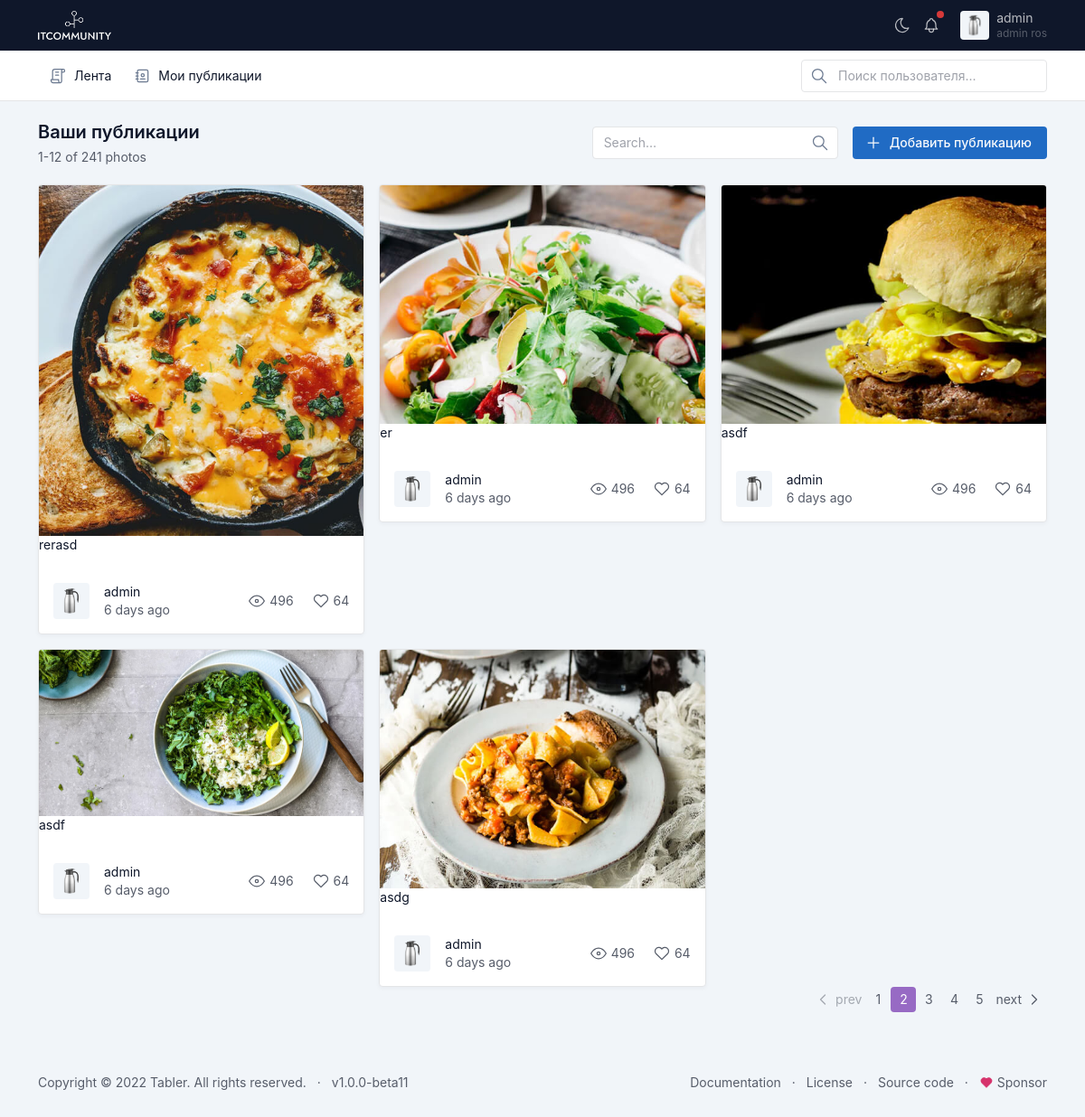
Page /user_posts/ (signed in) on the earlier database version.
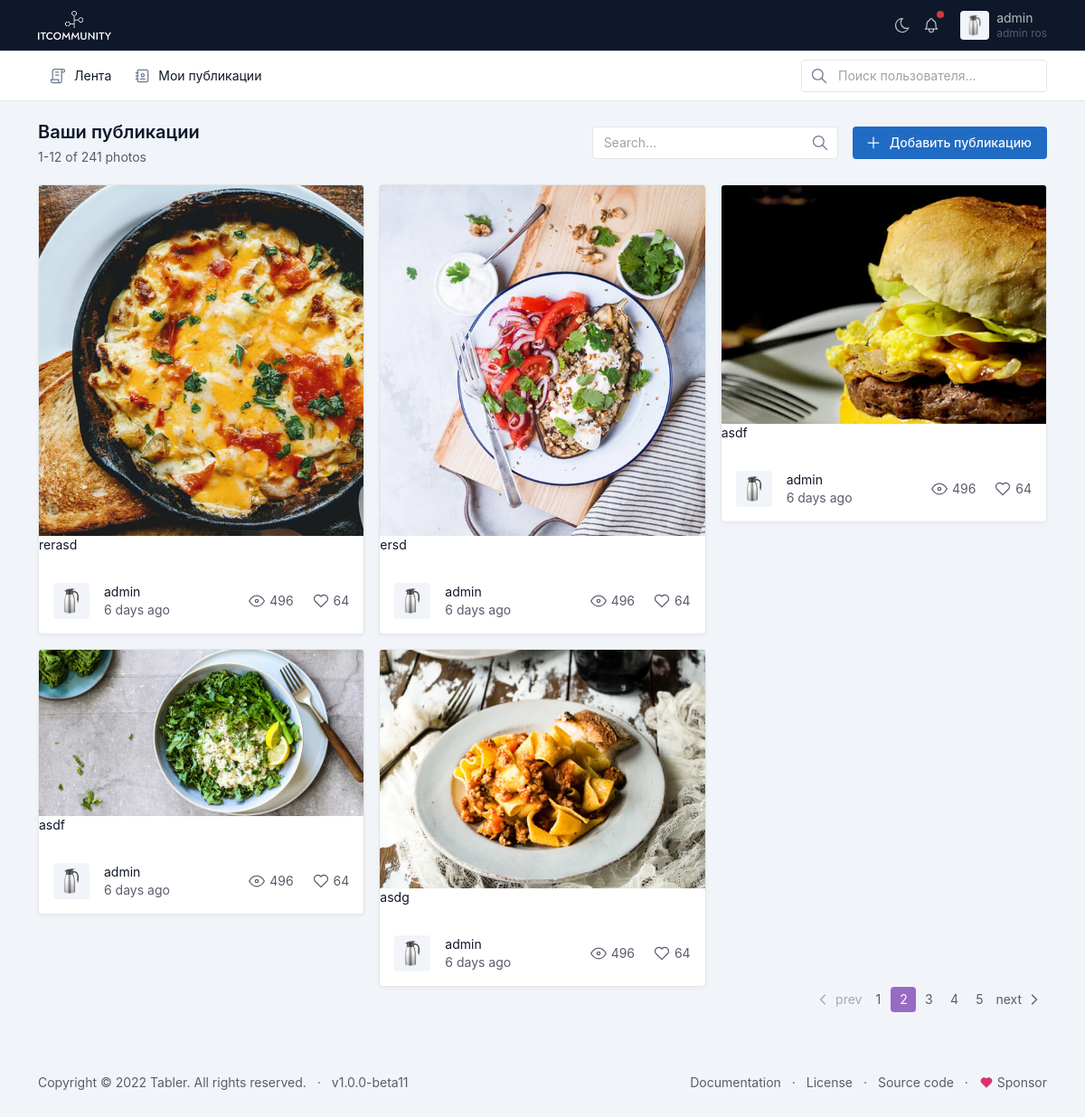
Same page on the later database version.
### apps/accounts/models.py (models this page shows, shortened)
class User(AbstractUser):
    avatar = models.ImageField(
        upload_to="users/avatars/",
        null=True,  # для базы
        blank=True,  # для формы
        verbose_name="Фото профиля"
    )
    birthday = models.DateField("Дата рождения", null=True)
    phone = models.CharField("Номер телефона", max_length=14, null=True)
    following = models.ManyToManyField("self", blank=True, null=True,
                 related_name="followers", symmetrical=False)
    is_private = models.BooleanField(default=False)
    class Meta:
        verbose_name = "Пользователь"
        verbose_name_plural = "Пользователи"

### apps/posts/models.py (models this page shows, shortened)
class Post(models.Model):
    author = models.ForeignKey(User, on_delete=models.CASCADE, related_name="posts")
    image = models.ImageField(upload_to="posts/")
    description = models.TextField()
    is_archive = models.BooleanField(default=False)
    created = models.DateTimeField(auto_now_add=True)
    updated = models.DateTimeField(auto_now=True)
    likes = models.ManyToManyField(
        User,
        related_name="user_likes",
        null=True,
        blank=True
    )
    class Meta:
        verbose_name = "Публикация"
        verbose_name_plural = "Публикации"

### apps/posts/views.py (the view)
# urls.py: path("user_posts/", UserPostsView.as_view(), name="user_posts"),
class UserPostsView(ListView):
    template_name = "user_posts.html"
    model = Post
    def get_queryset(self):
        posts = Post.objects.filter(author=self.request.user)
        return posts
    def get_context_data(self, **kwargs):
        context = super().get_context_data(**kwargs)
        context["form"] = PostCreateForm()
        return context

### apps/posts/forms.py
class PostCreateForm(forms.ModelForm):
    class Meta:
        model = Post
        fields = [
            "image",
            "description",
        ]
        widgets = {
            "image": forms.FileInput(
                attrs = {"class":"form-control"},
            ),
            "description": forms.Textarea(
                attrs= {"class":"form-control"}
            )
        }
        labels = {
            "image": "Изображение",
            "description": "Описание публикации"
        }

### apps/posts/templates/user_posts.html (shortened to what this page needs)
{% extends 'base.html' %}
{% block content %}
<div class="container-xl">
    <div class="page-header d-print-none">
      <div class="row g-2 align-items-center">
        <div class="col">
          <h2 class="page-title">
            Ваши публикации
          </h2>
          <div class="text-muted mt-1">1-12 of 241 photos</div>
        </div>
        <div class="col-12 col-md-auto ms-auto d-print-none">
          <div class="d-flex">
            <div class="me-3">
              <div class="input-icon">
                <input type="text" value="" class="form-control" placeholder="Search…">
                <span class="input-icon-addon">
                </span>
              </div>
            </div>
            <a href="#" class="btn btn-primary" data-bs-toggle="modal" data-bs-target="#modal-report">
              Добавить публикацию
            </a>
          </div>
        </div>
      </div>
    </div>
</div>
<div class="page-body">
    <div class="container-xl">
      <div class="row row-cards">
        {% for post in object_list %}
        <div class="col-sm-6 col-lg-4">
          <div class="card card-sm">
            <a href="{% url 'post_detail' post.id %}" class="d-block"><img src="{{post.image.url}}" class="card-img-top"></a>
            <p>{{ post.description }}</p>
              <div class="card-body">
              <div class="d-flex align-items-center">
                {% if post.author.avatar %}
                <span class="avatar me-3 rounded" style="background-image: url({{post.author.avatar.url}})"></span>
                {% else %}
                <span class="avatar me-3 rounded" style="background-image: url(/static/img/icons/user_profile.png)"></span>
                {% endif %}
                <div>
                  <div>{{ post.author.username }}</div>
                  <div class="text-muted">6 days ago</div>
                </div>
                <div class="ms-auto">
                  <a href="#" class="text-muted">
                    496
                  </a>
                  <a href="#" class="ms-3 text-muted">
                    64
                  </a>
                </div>
              </div>
            </div>
          </div>
        </div>
        {% endfor %}
      </div>
      <div class="d-flex">
        <ul class="pagination ms-auto">
          <li class="page-item disabled">
            <a class="page-link" href="#" tabindex="-1" aria-disabled="true">
              <svg xmlns="http://www.w3.org/2000/svg" class="icon" width="24" height="24" viewBox="0 0 24 24" stroke-width="2" stroke="currentColor" fill="none" stroke-linecap="round" stroke-linejoin="round"><path stroke="none" d="M0 0h24v24H0z" fill="none"/><polyline points="15 6 9 12 15 18" /></svg>
              prev
            </a>
          </li>
          <li class="page-item"><a class="page-link" href="#">1</a></li>
          <li class="page-item active"><a class="page-link" href="#">2</a></li>
          <li class="page-item"><a class="page-link" href="#">3</a></li>
          <li class="page-item"><a class="page-link" href="#">4</a></li>
          <li class="page-item"><a class="page-link" href="#">5</a></li>
          <li class="page-item">
            <a class="page-link" href="#">
              next
              <svg xmlns="http://www.w3.org/2000/svg" class="icon" width="24" height="24" viewBox="0 0 24 24" stroke-width="2" stroke="currentColor" fill="none" stroke-linecap="round" stroke-linejoin="round"><path stroke="none" d="M0 0h24v24H0z" fill="none"/><polyline points="9 6 15 12 9 18" /></svg>
            </a>
          </li>
        </ul>
      </div>
    </div>
</div>
{% endblock %}

### apps/posts/templates/base.html (shortened to what this page needs)
<!doctype html>
<html lang="en">
  <head>
    {% load static %}
    <link href="{% static 'css/tabler.min.css' %}" rel="stylesheet"/>
    <link href="{% static 'css/tabler-flags.min.css' %}" rel="stylesheet"/>
    <link href="{% static 'css/tabler-payments.min.css' %}" rel="stylesheet"/>
    <link href="{% static 'css/tabler-vendors.min.css' %}" rel="stylesheet"/>
    <link href="{% static 'css/demo.min.css' %}" rel="stylesheet"/>
  </head>
  <body>
      <div  class="page">
        <header class="navbar navbar-expand-md navbar-dark d-print-none">
            <div class="container-xl">
              <h1 class="navbar-brand navbar-brand-autodark d-none-navbar-horizontal pe-0 pe-md-3">
                <a href=".">
                  <img src="/static/img/icons/itcommunity_white.png" width="110" height="32" alt="ITcommunity" class="navbar-brand-image">
                </a>
              </h1>
              <div class="navbar-nav flex-row order-md-last">
                <div class="d-none d-md-flex">
                  <a href="?theme=dark" class="nav-link px-0 hide-theme-dark" title="Enable dark mode" data-bs-toggle="tooltip" data-bs-placement="bottom">
                  </a>
                  <div class="nav-item dropdown d-none d-md-flex me-3">
                    <a href="#" class="nav-link px-0" data-bs-toggle="dropdown" tabindex="-1" aria-label="Show notifications">
                      <span class="badge bg-red"></span>
                    </a>
                  </div>
                </div>
                {% if request.user.is_authenticated %}
                <div class="nav-item dropdown">
                  <a href="#" class="nav-link d-flex lh-1 text-reset p-0" data-bs-toggle="dropdown" aria-label="Open user menu">
                    {% if request.user.avatar %}
                    <span class="avatar avatar-sm" style="background-image: url( {{request.user.avatar.url}} )"></span>
                    {% else %}
                    <span class="avatar avatar-sm" style="background-image: url(/static/img/icons/user_profile.png)"></span>
                    {% endif %}
                    <div class="d-none d-xl-block ps-2">
                      <div>{{ request.user.username }}</div>
                      <div class="mt-1 small text-muted">
                        {{request.user.first_name}}
                        {{request.user.last_name}}
                      </div>
                    </div>
                  </a>
                </div>
                {% else %}
                  <div class="nav-item">
                  <a href="{% url 'sign_in' %}">Войти</a>
                  <a href="{% url 'register' %}">Зарегистрироваться</a>
                </div>
                {% endif %}
              </div>
            </div>
        </header>
        <div class="navbar-expand-md">
            <div class="collapse navbar-collapse" id="navbar-menu">
              <div class="navbar navbar-light">
                <div class="container-xl">
                  <ul class="navbar-nav">
                    <li class="nav-item">
                      <a class="nav-link" href="{% url 'index'  %}" >
                        <span class="nav-link-icon d-md-none d-lg-inline-block">
                        </span>
                        <span class="nav-link-title">
                          Лента
                        </span>
                      </a>
                    </li>
                    <li class="nav-item">
                      <a class="nav-link" href="{% url 'user_posts' %}" >
                        <span class="nav-link-icon d-md-none d-lg-inline-block">
                        </span>
                        <span class="nav-link-title">
                          Мои публикации
                        </span>
                      </a>
                    </li>
                  </ul>
                  <div class="my-2 my-md-0 flex-grow-1 flex-md-grow-0 order-first order-md-last">
                    <form action="{% url 'search_users' %}" method="get">
                      <div class="input-icon">
                        <span class="input-icon-addon">
                        </span>
                        <input name="query" type="text" value="" class="form-control" placeholder="Поиск пользователя..." aria-label="Search in website">
                      </div>
                    </form>
                  </div>
                </div>
              </div>
            </div>
        </div>
        <div class="page-wrapper">
            {% block content %}
            {% endblock %}
            <footer class="footer footer-transparent d-print-none">
                <div class="container-xl">
                  <div class="row text-center align-items-center flex-row-reverse">
                    <div class="col-lg-auto ms-lg-auto">
                      <ul class="list-inline list-inline-dots mb-0">
                        <li class="list-inline-item"><a href="./docs/index.html" class="link-secondary">Documentation</a></li>
                        <li class="list-inline-item"><a href="./license.html" class="link-secondary">License</a></li>
                        <li class="list-inline-item"><a href="https://github.com/tabler/tabler" target="_blank" class="link-secondary" rel="noopener">Source code</a></li>
                        <li class="list-inline-item">
                          <a href="https://github.com/sponsors/codecalm" target="_blank" class="link-secondary" rel="noopener">
                            Sponsor
                          </a>
                        </li>
                      </ul>
                    </div>
                    <div class="col-12 col-lg-auto mt-3 mt-lg-0">
                      <ul class="list-inline list-inline-dots mb-0">
                        <li class="list-inline-item">
                          Copyright &copy; 2022
                          <a href="." class="link-secondary">Tabler</a>.
                          All rights reserved.
                        </li>
                        <li class="list-inline-item">
                          <a href="./changelog.html" class="link-secondary" rel="noopener">
                            v1.0.0-beta11
                          </a>
                        </li>
                      </ul>
                    </div>
                  </div>
                </div>
            </footer>
        </div>
      </div>
  </body>
</html>

### apps/posts/templates/base.html (style rules this page uses)
:root { --tblr-font-sans-serif: Inter,-apple-system,BlinkMacSystemFont,San Francisco,Segoe UI,Roboto,Helvetica Neue,sans-serif !important; }

Differences in the rows shown:
changed Post: image: a different picture; description "er" → "ersd"
